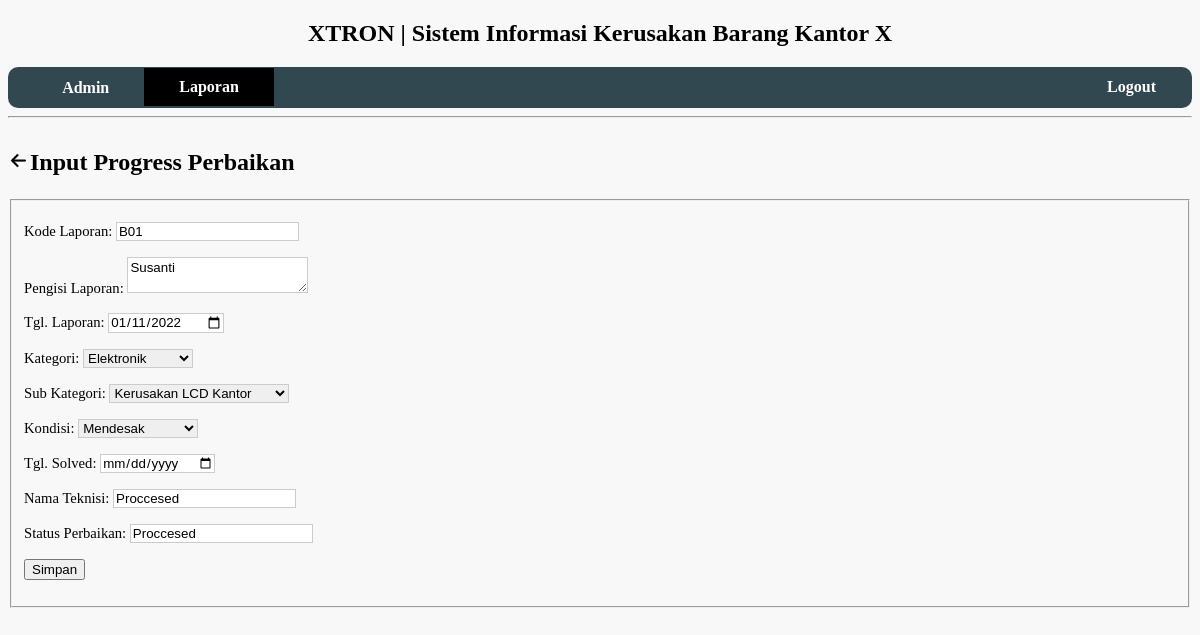
Screenshot of /TeknisiEdit.php?id=22 (signed in) with the database file from the repository.
### tables this page shows
CREATE TABLE `laporan` (
  `id` int(11) NOT NULL,
  `kode_laporan` varchar(20) NOT NULL,
  `tgl_laporan` date NOT NULL,
  `tgl_solved` date NOT NULL,
  `status` varchar(20) NOT NULL,
  `teknisi` varchar(100) NOT NULL,
  `pengisi` varchar(100) NOT NULL,
  `kategori` varchar(100) NOT NULL,
  `sub_kategori` varchar(100) NOT NULL,
  `kondisi` varchar(20) NOT NULL
);

### TeknisiEdit.php (the view, shortened to what this page needs)
<?php
include("config.php");
$id = $_GET['id'];
$sql = "SELECT * FROM laporan WHERE id=$id";
$query = mysqli_query($koneksi, $sql);
$r = mysqli_fetch_assoc($query);
?>
<!DOCTYPE html>
<html>
<head>
	<link rel="stylesheet" type="text/css" href="style.css">
</head>
<body>
	<h2 class="header">XTRON | Sistem Informasi Kerusakan Barang Kantor X</h2>
	<div>
		<ul>
			<li><a href="#"><img src='coba.jpg' width="15px" height="15px;"> <?php echo $_SESSION['username']; ?></a></li>
			<li style="background-color: black;"><a href="laporan.php">Laporan</a></li>
			<li style="float:right;"><a href="logout.php">Logout</a></li>
		</ul>
	</div><hr>
	<header>
	<table>
	<tr>
	<td><a href="Laporan.php"><img src="panah.jpg" width="15px" height="15px;"></a></td>
	<td><h2>Input Progress Perbaikan</h2></td>
	</tr>
	</table>
    </header>
    <form action="TeknisiProsesEdit.php" method="POST">
        <fieldset>
		<p>
            <label for="kode_laporan">Kode Laporan: </label>
            <input type="text" name="kode_laporan" placeholder="Masukan Kode Laporan " value="<?php echo $r['kode_laporan'] ?>" class="laporan"/>
        </p>
        <p>
            <label for="pengisi">Pengisi Laporan: </label>
            <textarea name="pengisi" class="laporan"><?php echo $r['pengisi'] ?></textarea>
        </p>
        <p>
            <label for="tgl_laporan">Tgl. Laporan: </label>
            <input type="date" name="tgl_laporan" placeholder="Masukan Tgl. Laporan" value="<?php echo $r['tgl_laporan'] ?>" class="laporan"/>
        </p>
        <p>
        <label for="kategori">Kategori: </label>
        <select name="kategori" value="<?php echo $r['kategori'] ?>" class="laporan">
	        <option>Elektronik</option>
        </select>
        </p>
        <p>
        <label for="sub_kategori">Sub Kategori: </label>
        <select name="sub_kategori" value="<?php echo $r['sub_kategori'] ?>" class="laporan">
	        <option>Kerusakan LCD Kantor</option>
        </select>
        </p>
        <p>
        <label for="kondisi">Kondisi: </label>
        <select name="kondisi" value="<?php echo $r['kondisi'] ?>" class="laporan">
	        <option>Mendesak</option>
        </select>
        </p>
            <p>
            <label for="tgl_solved">Tgl. Solved: </label>
            <input type="date" name="tgl_solved" placeholder="Masukan Tgl. Solved" value="<?php echo $r['tgl_solved'] ?>" class="laporan"/>
        </p>
        <p>
            <label for="teknisi">Nama Teknisi: </label>
            <input name="teknisi" class="laporan" value="<?php echo $r['teknisi'] ?>" />
        </p>
        <p>
            <label for="status">Status Perbaikan: </label>
            <input name="status" class="laporan" value="<?php echo $r['status'] ?>" />
        </p>
        <p>
            <input type="submit" value="Simpan" name="simpan" />
        </p>
        </fieldset>
    </form>
    </body>
</html>

### style.css (style rules this page uses)
body { background : #f8f8f8; font-family: helvetica Neues; cursor: auto; }
.header { text-align:center; float:center; }
label { font-size: 11pt; }
ul { border-radius: 10px; list-style-type: none; margin: 0; padding: 1px; overflow: hidden; font-weight:bold; background-color: #324851; }
li { float: left; }
li a { display: block; color:white; text-align: center; padding: 10px 35px 10px; text-decoration: none; }
.laporan { font-family: helvetica; box-sizing : border-box; border: 1px solid #ccc; }

### rows the page displays
laporan: kode_laporan "B01", pengisi "Susanti", tgl_laporan "01/11/2022", kategori "Elektronik", sub_kategori "Kerusakan LCD Kantor", kondisi "Mendesak", teknisi "Proccesed", status "Proccesed"

### other values shown
$_SESSION['username'] "Admin"
